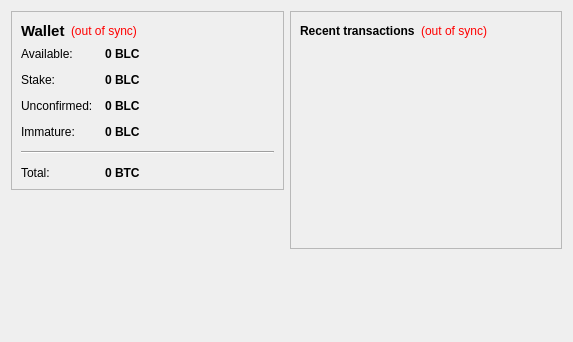
<?xml version="1.0" encoding="UTF-8"?>
<ui version="4.0">
 <class>OverviewPage</class>
 <widget class="QWidget" name="OverviewPage">
  <property name="geometry">
   <rect>
    <x>0</x>
    <y>0</y>
    <width>573</width>
    <height>342</height>
   </rect>
  </property>
  <property name="windowTitle">
   <string>Form</string>
  </property>
  <layout class="QHBoxLayout" name="horizontalLayout" stretch="1,1">
   <item>
    <layout class="QVBoxLayout" name="verticalLayout_2">
     <item>
      <widget class="QFrame" name="frame">
       <property name="frameShape">
        <enum>QFrame::StyledPanel</enum>
       </property>
       <property name="frameShadow">
        <enum>QFrame::Raised</enum>
       </property>
       <layout class="QVBoxLayout" name="verticalLayout_4">
        <item>
         <layout class="QHBoxLayout" name="horizontalLayout_4">
          <item>
           <widget class="QLabel" name="label_5">
            <property name="font">
             <font>
              <pointsize>11</pointsize>
              <weight>75</weight>
              <bold>true</bold>
             </font>
            </property>
            <property name="text">
             <string>Wallet</string>
            </property>
           </widget>
          </item>
          <item>
           <widget class="QLabel" name="labelWalletStatus">
            <property name="toolTip">
             <string>The displayed information may be out of date. Your wallet automatically synchronizes with the Blockcoin network after a connection is established, but this process has not completed yet.</string>
            </property>
            <property name="styleSheet">
             <string notr="true">QLabel { color: red; }</string>
            </property>
            <property name="text">
             <string notr="true">(out of sync)</string>
            </property>
            <property name="alignment">
             <set>Qt::AlignLeading|Qt::AlignLeft|Qt::AlignVCenter</set>
            </property>
           </widget>
          </item>
          <item>
           <spacer name="horizontalSpacer_2">
            <property name="orientation">
             <enum>Qt::Horizontal</enum>
            </property>
            <property name="sizeHint" stdset="0">
             <size>
              <width>40</width>
              <height>20</height>
             </size>
            </property>
           </spacer>
          </item>
         </layout>
        </item>
        <item>
         <layout class="QFormLayout" name="formLayout_2">
          <property name="fieldGrowthPolicy">
           <enum>QFormLayout::AllNonFixedFieldsGrow</enum>
          </property>
          <property name="horizontalSpacing">
           <number>12</number>
          </property>
          <property name="verticalSpacing">
           <number>12</number>
          </property>
          <item row="0" column="0">
           <widget class="QLabel" name="label">
            <property name="text">
             <string>Available:</string>
            </property>
           </widget>
          </item>
          <item row="0" column="1">
           <widget class="QLabel" name="labelBalance">
            <property name="font">
             <font>
              <weight>75</weight>
              <bold>true</bold>
             </font>
            </property>
            <property name="cursor">
             <cursorShape>IBeamCursor</cursorShape>
            </property>
            <property name="toolTip">
             <string>Your current spendable balance</string>
            </property>
            <property name="text">
             <string notr="true">0 BLC</string>
            </property>
            <property name="textInteractionFlags">
             <set>Qt::LinksAccessibleByMouse|Qt::TextSelectableByKeyboard|Qt::TextSelectableByMouse</set>
            </property>
           </widget>
          </item>
          <item row="1" column="0">
           <widget class="QLabel" name="label_6">
            <property name="text">
             <string>Stake:</string>
            </property>
           </widget>
          </item>
          <item row="1" column="1">
           <widget class="QLabel" name="labelStake">
            <property name="font">
             <font>
              <weight>75</weight>
              <bold>true</bold>
             </font>
            </property>
            <property name="cursor">
             <cursorShape>IBeamCursor</cursorShape>
            </property>
            <property name="toolTip">
             <string>Total of coins that was staked, and do not yet count toward the current balance</string>
            </property>
            <property name="text">
             <string notr="true">0 BLC</string>
            </property>
            <property name="textInteractionFlags">
             <set>Qt::LinksAccessibleByMouse|Qt::TextSelectableByKeyboard|Qt::TextSelectableByMouse</set>
            </property>
           </widget>
          </item>
          <item row="2" column="0">
           <widget class="QLabel" name="label_3">
            <property name="text">
             <string>Unconfirmed:</string>
            </property>
           </widget>
          </item>
          <item row="2" column="1">
           <widget class="QLabel" name="labelUnconfirmed">
            <property name="font">
             <font>
              <weight>75</weight>
              <bold>true</bold>
             </font>
            </property>
            <property name="cursor">
             <cursorShape>IBeamCursor</cursorShape>
            </property>
            <property name="toolTip">
             <string>Total of transactions that have yet to be confirmed, and do not yet count toward the current balance</string>
            </property>
            <property name="text">
             <string notr="true">0 BLC</string>
            </property>
            <property name="textInteractionFlags">
             <set>Qt::LinksAccessibleByMouse|Qt::TextSelectableByKeyboard|Qt::TextSelectableByMouse</set>
            </property>
           </widget>
          </item>
          <item row="3" column="0">
           <widget class="QLabel" name="labelImmatureText">
            <property name="text">
             <string>Immature:</string>
            </property>
           </widget>
          </item>
          <item row="3" column="1">
           <widget class="QLabel" name="labelImmature">
            <property name="font">
             <font>
              <weight>75</weight>
              <bold>true</bold>
             </font>
            </property>
            <property name="toolTip">
             <string>Mined balance that has not yet matured</string>
            </property>
            <property name="text">
             <string notr="true">0 BLC</string>
            </property>
            <property name="textInteractionFlags">
             <set>Qt::LinksAccessibleByMouse|Qt::TextSelectableByKeyboard|Qt::TextSelectableByMouse</set>
            </property>
           </widget>
          </item>
          <item row="4" column="0" colspan="2">
           <widget class="Line" name="line">
            <property name="orientation">
             <enum>Qt::Horizontal</enum>
            </property>
           </widget>
          </item>
          <item row="5" column="0">
           <widget class="QLabel" name="labelTotalText">
            <property name="text">
             <string>Total:</string>
            </property>
           </widget>
          </item>
          <item row="5" column="1">
           <widget class="QLabel" name="labelTotal">
            <property name="font">
             <font>
              <weight>75</weight>
              <bold>true</bold>
             </font>
            </property>
            <property name="cursor">
             <cursorShape>IBeamCursor</cursorShape>
            </property>
            <property name="toolTip">
             <string>Your current total balance</string>
            </property>
            <property name="text">
             <string notr="true">0 BTC</string>
            </property>
            <property name="textInteractionFlags">
             <set>Qt::LinksAccessibleByMouse|Qt::TextSelectableByKeyboard|Qt::TextSelectableByMouse</set>
            </property>
           </widget>
          </item>
         </layout>
        </item>
       </layout>
      </widget>
     </item>
     <item>
      <spacer name="verticalSpacer">
       <property name="orientation">
        <enum>Qt::Vertical</enum>
       </property>
       <property name="sizeHint" stdset="0">
        <size>
         <width>20</width>
         <height>40</height>
        </size>
       </property>
      </spacer>
     </item>
    </layout>
   </item>
   <item>
    <layout class="QVBoxLayout" name="verticalLayout_3">
     <item>
      <widget class="QFrame" name="frame_2">
       <property name="frameShape">
        <enum>QFrame::StyledPanel</enum>
       </property>
       <property name="frameShadow">
        <enum>QFrame::Raised</enum>
       </property>
       <layout class="QVBoxLayout" name="verticalLayout">
        <item>
         <layout class="QHBoxLayout" name="horizontalLayout_2">
          <item>
           <widget class="QLabel" name="label_4">
            <property name="text">
             <string>&lt;b&gt;Recent transactions&lt;/b&gt;</string>
            </property>
           </widget>
          </item>
          <item>
           <widget class="QLabel" name="labelTransactionsStatus">
            <property name="toolTip">
             <string>The displayed information may be out of date. Your wallet automatically synchronizes with the Blockcoin network after a connection is established, but this process has not completed yet.</string>
            </property>
            <property name="styleSheet">
             <string notr="true">QLabel { color: red; }</string>
            </property>
            <property name="text">
             <string notr="true">(out of sync)</string>
            </property>
            <property name="alignment">
             <set>Qt::AlignRight|Qt::AlignTrailing|Qt::AlignVCenter</set>
            </property>
           </widget>
          </item>
          <item>
           <spacer name="horizontalSpacer">
            <property name="orientation">
             <enum>Qt::Horizontal</enum>
            </property>
            <property name="sizeHint" stdset="0">
             <size>
              <width>40</width>
              <height>20</height>
             </size>
            </property>
           </spacer>
          </item>
         </layout>
        </item>
        <item>
         <widget class="QListView" name="listTransactions">
          <property name="styleSheet">
           <string notr="true">QListView { background: transparent; }</string>
          </property>
          <property name="frameShape">
           <enum>QFrame::NoFrame</enum>
          </property>
          <property name="verticalScrollBarPolicy">
           <enum>Qt::ScrollBarAlwaysOff</enum>
          </property>
          <property name="horizontalScrollBarPolicy">
           <enum>Qt::ScrollBarAlwaysOff</enum>
          </property>
          <property name="selectionMode">
           <enum>QAbstractItemView::NoSelection</enum>
          </property>
         </widget>
        </item>
       </layout>
      </widget>
     </item>
     <item>
      <spacer name="verticalSpacer_2">
       <property name="orientation">
        <enum>Qt::Vertical</enum>
       </property>
       <property name="sizeHint" stdset="0">
        <size>
         <width>20</width>
         <height>40</height>
        </size>
       </property>
      </spacer>
     </item>
    </layout>
   </item>
  </layout>
 </widget>
 <resources/>
 <connections/>
</ui>
